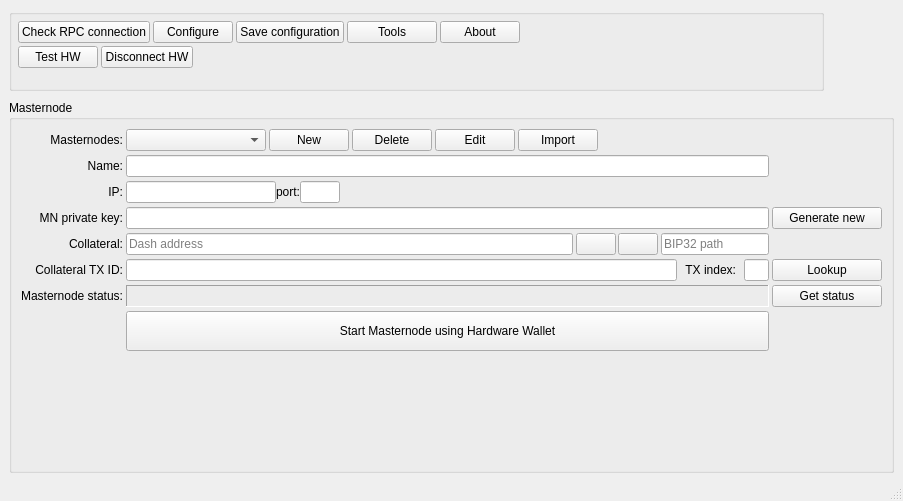
<?xml version="1.0" encoding="UTF-8"?>
<ui version="4.0">
 <class>MainWindow</class>
 <widget class="QMainWindow" name="MainWindow">
  <property name="geometry">
   <rect>
    <x>0</x>
    <y>0</y>
    <width>903</width>
    <height>501</height>
   </rect>
  </property>
  <property name="sizePolicy">
   <sizepolicy hsizetype="Preferred" vsizetype="Preferred">
    <horstretch>0</horstretch>
    <verstretch>1</verstretch>
   </sizepolicy>
  </property>
  <property name="windowTitle">
   <string>MainWindow</string>
  </property>
  <widget class="QWidget" name="centralwidget">
   <layout class="QGridLayout" name="gridLayout_3">
    <property name="bottomMargin">
     <number>6</number>
    </property>
    <item row="2" column="0" colspan="2">
     <widget class="QGroupBox" name="groupBox_3">
      <property name="sizePolicy">
       <sizepolicy hsizetype="Expanding" vsizetype="Expanding">
        <horstretch>1</horstretch>
        <verstretch>1</verstretch>
       </sizepolicy>
      </property>
      <property name="title">
       <string>Masternode</string>
      </property>
      <layout class="QHBoxLayout" name="horizontalLayout">
       <item>
        <layout class="QGridLayout" name="gridLayout_2">
         <property name="horizontalSpacing">
          <number>3</number>
         </property>
         <property name="verticalSpacing">
          <number>4</number>
         </property>
         <item row="0" column="1">
          <layout class="QHBoxLayout" name="horizontalLayout_4">
           <property name="spacing">
            <number>3</number>
           </property>
           <item>
            <widget class="QComboBox" name="cboMasternodes">
             <property name="sizePolicy">
              <sizepolicy hsizetype="Fixed" vsizetype="Fixed">
               <horstretch>0</horstretch>
               <verstretch>0</verstretch>
              </sizepolicy>
             </property>
             <property name="minimumSize">
              <size>
               <width>140</width>
               <height>0</height>
              </size>
             </property>
             <property name="maximumSize">
              <size>
               <width>150</width>
               <height>16777215</height>
              </size>
             </property>
             <property name="toolTip">
              <string>List of configured masternodes</string>
             </property>
             <property name="editable">
              <bool>false</bool>
             </property>
            </widget>
           </item>
           <item>
            <widget class="QPushButton" name="btnNewMn">
             <property name="sizePolicy">
              <sizepolicy hsizetype="Maximum" vsizetype="Fixed">
               <horstretch>0</horstretch>
               <verstretch>0</verstretch>
              </sizepolicy>
             </property>
             <property name="maximumSize">
              <size>
               <width>100</width>
               <height>16777215</height>
              </size>
             </property>
             <property name="toolTip">
              <string>Create a new Masternode configuration</string>
             </property>
             <property name="text">
              <string>New</string>
             </property>
            </widget>
           </item>
           <item>
            <widget class="QPushButton" name="btnDeleteMn">
             <property name="toolTip">
              <string>Delete current Masternode configuration</string>
             </property>
             <property name="text">
              <string>Delete</string>
             </property>
            </widget>
           </item>
           <item>
            <widget class="QPushButton" name="btnEditMn">
             <property name="sizePolicy">
              <sizepolicy hsizetype="Maximum" vsizetype="Fixed">
               <horstretch>0</horstretch>
               <verstretch>0</verstretch>
              </sizepolicy>
             </property>
             <property name="maximumSize">
              <size>
               <width>100</width>
               <height>16777215</height>
              </size>
             </property>
             <property name="toolTip">
              <string>Enable editing</string>
             </property>
             <property name="text">
              <string>Edit</string>
             </property>
            </widget>
           </item>
           <item>
            <widget class="QPushButton" name="btnImportMasternodesConf">
             <property name="toolTip">
              <string>Import Masternodes from masternode.conf file</string>
             </property>
             <property name="text">
              <string>Import</string>
             </property>
            </widget>
           </item>
           <item>
            <spacer name="horizontalSpacer">
             <property name="orientation">
              <enum>Qt::Horizontal</enum>
             </property>
             <property name="sizeHint" stdset="0">
              <size>
               <width>40</width>
               <height>20</height>
              </size>
             </property>
            </spacer>
           </item>
          </layout>
         </item>
         <item row="2" column="1">
          <layout class="QHBoxLayout" name="horizontalLayout_3">
           <item>
            <widget class="QLineEdit" name="edtMnIp">
             <property name="sizePolicy">
              <sizepolicy hsizetype="Expanding" vsizetype="Maximum">
               <horstretch>0</horstretch>
               <verstretch>0</verstretch>
              </sizepolicy>
             </property>
             <property name="minimumSize">
              <size>
               <width>0</width>
               <height>0</height>
              </size>
             </property>
             <property name="maximumSize">
              <size>
               <width>150</width>
               <height>16777215</height>
              </size>
             </property>
             <property name="toolTip">
              <string>The Masternode's IP address for incoming communication with other nodes</string>
             </property>
            </widget>
           </item>
           <item>
            <widget class="QLabel" name="label_11">
             <property name="text">
              <string>port:</string>
             </property>
            </widget>
           </item>
           <item>
            <widget class="QLineEdit" name="edtMnPort">
             <property name="sizePolicy">
              <sizepolicy hsizetype="Fixed" vsizetype="Maximum">
               <horstretch>0</horstretch>
               <verstretch>0</verstretch>
              </sizepolicy>
             </property>
             <property name="minimumSize">
              <size>
               <width>0</width>
               <height>0</height>
              </size>
             </property>
             <property name="maximumSize">
              <size>
               <width>40</width>
               <height>16777215</height>
              </size>
             </property>
             <property name="toolTip">
              <string>The Masternode's TCP port number for incoming communication with other nodes</string>
             </property>
            </widget>
           </item>
           <item>
            <spacer name="horizontalSpacer_2">
             <property name="orientation">
              <enum>Qt::Horizontal</enum>
             </property>
             <property name="sizeHint" stdset="0">
              <size>
               <width>40</width>
               <height>20</height>
              </size>
             </property>
            </spacer>
           </item>
          </layout>
         </item>
         <item row="5" column="1">
          <layout class="QHBoxLayout" name="horizontalLayout_7">
           <property name="spacing">
            <number>8</number>
           </property>
           <item>
            <widget class="QLineEdit" name="edtMnCollateralTx">
             <property name="sizePolicy">
              <sizepolicy hsizetype="Expanding" vsizetype="Maximum">
               <horstretch>0</horstretch>
               <verstretch>0</verstretch>
              </sizepolicy>
             </property>
             <property name="minimumSize">
              <size>
               <width>300</width>
               <height>0</height>
              </size>
             </property>
             <property name="maximumSize">
              <size>
               <width>16777215</width>
               <height>16777215</height>
              </size>
             </property>
             <property name="toolTip">
              <string>The collateral transaction hash from the 1000 Dash deposit</string>
             </property>
             <property name="text">
              <string/>
             </property>
            </widget>
           </item>
           <item>
            <widget class="QLabel" name="label_7">
             <property name="text">
              <string>TX index:</string>
             </property>
             <property name="alignment">
              <set>Qt::AlignRight|Qt::AlignTrailing|Qt::AlignVCenter</set>
             </property>
            </widget>
           </item>
           <item>
            <widget class="QLineEdit" name="edtMnCollateralTxIndex">
             <property name="maximumSize">
              <size>
               <width>25</width>
               <height>16777215</height>
              </size>
             </property>
             <property name="toolTip">
              <string>The collateral transaction's (unspent) output index with the 1000 Dash deposit (usally 0)</string>
             </property>
            </widget>
           </item>
          </layout>
         </item>
         <item row="4" column="1">
          <layout class="QHBoxLayout" name="layCollateral" stretch="1,0,0">
           <property name="spacing">
            <number>0</number>
           </property>
           <property name="topMargin">
            <number>0</number>
           </property>
           <property name="bottomMargin">
            <number>0</number>
           </property>
           <item>
            <widget class="QLineEdit" name="edtMnCollateralAddress">
             <property name="sizePolicy">
              <sizepolicy hsizetype="Expanding" vsizetype="Fixed">
               <horstretch>0</horstretch>
               <verstretch>0</verstretch>
              </sizepolicy>
             </property>
             <property name="minimumSize">
              <size>
               <width>0</width>
               <height>0</height>
              </size>
             </property>
             <property name="maximumSize">
              <size>
               <width>16777215</width>
               <height>16777215</height>
              </size>
             </property>
             <property name="toolTip">
              <string>Dash address of the 1000 Dash collateral, coverted from BIP32 path with hardware wallet.</string>
             </property>
             <property name="readOnly">
              <bool>false</bool>
             </property>
             <property name="placeholderText">
              <string>Dash address</string>
             </property>
            </widget>
           </item>
           <item>
            <layout class="QHBoxLayout" name="horizontalLayout_2" stretch="0,0">
             <property name="spacing">
              <number>2</number>
             </property>
             <property name="sizeConstraint">
              <enum>QLayout::SetDefaultConstraint</enum>
             </property>
             <property name="leftMargin">
              <number>3</number>
             </property>
             <property name="rightMargin">
              <number>3</number>
             </property>
             <item>
              <widget class="QPushButton" name="btnHwAddressToBip32">
               <property name="sizePolicy">
                <sizepolicy hsizetype="Preferred" vsizetype="Fixed">
                 <horstretch>0</horstretch>
                 <verstretch>0</verstretch>
                </sizepolicy>
               </property>
               <property name="minimumSize">
                <size>
                 <width>30</width>
                 <height>0</height>
                </size>
               </property>
               <property name="maximumSize">
                <size>
                 <width>10000</width>
                 <height>1000000</height>
                </size>
               </property>
               <property name="toolTip">
                <string>Convert Dash address to BIP32 path using hardware wallet</string>
               </property>
               <property name="text">
                <string/>
               </property>
               <property name="iconSize">
                <size>
                 <width>16</width>
                 <height>16</height>
                </size>
               </property>
              </widget>
             </item>
             <item>
              <widget class="QPushButton" name="btnHwBip32ToAddress">
               <property name="sizePolicy">
                <sizepolicy hsizetype="Preferred" vsizetype="Preferred">
                 <horstretch>0</horstretch>
                 <verstretch>0</verstretch>
                </sizepolicy>
               </property>
               <property name="minimumSize">
                <size>
                 <width>30</width>
                 <height>0</height>
                </size>
               </property>
               <property name="maximumSize">
                <size>
                 <width>10000000</width>
                 <height>10000000</height>
                </size>
               </property>
               <property name="toolTip">
                <string>Convert BIP32 path to Dash address using hardware wallet</string>
               </property>
               <property name="text">
                <string/>
               </property>
               <property name="iconSize">
                <size>
                 <width>16</width>
                 <height>16</height>
                </size>
               </property>
              </widget>
             </item>
            </layout>
           </item>
           <item alignment="Qt::AlignVCenter">
            <widget class="QLineEdit" name="edtMnCollateralBip32Path">
             <property name="sizePolicy">
              <sizepolicy hsizetype="Expanding" vsizetype="Fixed">
               <horstretch>0</horstretch>
               <verstretch>0</verstretch>
              </sizepolicy>
             </property>
             <property name="minimumSize">
              <size>
               <width>0</width>
               <height>0</height>
              </size>
             </property>
             <property name="maximumSize">
              <size>
               <width>16777215</width>
               <height>16777215</height>
              </size>
             </property>
             <property name="toolTip">
              <string>BIP32 path of the 1000 Dash collateral (e.g. 44'/5'/0'/0/0)</string>
             </property>
             <property name="placeholderText">
              <string>BIP32 path</string>
             </property>
            </widget>
           </item>
          </layout>
         </item>
         <item row="4" column="0">
          <widget class="QLabel" name="label_4">
           <property name="text">
            <string>Collateral:</string>
           </property>
           <property name="alignment">
            <set>Qt::AlignRight|Qt::AlignTrailing|Qt::AlignVCenter</set>
           </property>
          </widget>
         </item>
         <item row="3" column="0">
          <widget class="QLabel" name="label_9">
           <property name="text">
            <string>MN private key:</string>
           </property>
           <property name="alignment">
            <set>Qt::AlignRight|Qt::AlignTrailing|Qt::AlignVCenter</set>
           </property>
          </widget>
         </item>
         <item row="6" column="0">
          <widget class="QLabel" name="label_8">
           <property name="text">
            <string>Masternode status:</string>
           </property>
           <property name="alignment">
            <set>Qt::AlignRight|Qt::AlignTrailing|Qt::AlignVCenter</set>
           </property>
          </widget>
         </item>
         <item row="1" column="0">
          <widget class="QLabel" name="label_12">
           <property name="text">
            <string>Name:</string>
           </property>
           <property name="alignment">
            <set>Qt::AlignRight|Qt::AlignTrailing|Qt::AlignVCenter</set>
           </property>
          </widget>
         </item>
         <item row="1" column="1">
          <widget class="QLineEdit" name="edtMnName">
           <property name="sizePolicy">
            <sizepolicy hsizetype="Expanding" vsizetype="Maximum">
             <horstretch>0</horstretch>
             <verstretch>0</verstretch>
            </sizepolicy>
           </property>
           <property name="minimumSize">
            <size>
             <width>0</width>
             <height>0</height>
            </size>
           </property>
           <property name="maximumSize">
            <size>
             <width>16777215</width>
             <height>16777215</height>
            </size>
           </property>
           <property name="toolTip">
            <string>The Masternode's configuration name</string>
           </property>
          </widget>
         </item>
         <item row="5" column="0">
          <widget class="QLabel" name="label_6">
           <property name="text">
            <string>Collateral TX ID:</string>
           </property>
           <property name="alignment">
            <set>Qt::AlignRight|Qt::AlignTrailing|Qt::AlignVCenter</set>
           </property>
          </widget>
         </item>
         <item row="3" column="3">
          <widget class="QPushButton" name="btnGenerateMNPrivateKey">
           <property name="sizePolicy">
            <sizepolicy hsizetype="Maximum" vsizetype="Fixed">
             <horstretch>0</horstretch>
             <verstretch>0</verstretch>
            </sizepolicy>
           </property>
           <property name="minimumSize">
            <size>
             <width>110</width>
             <height>0</height>
            </size>
           </property>
           <property name="maximumSize">
            <size>
             <width>400</width>
             <height>16777215</height>
            </size>
           </property>
           <property name="toolTip">
            <string>Generate a new private key</string>
           </property>
           <property name="text">
            <string>Generate new</string>
           </property>
          </widget>
         </item>
         <item row="0" column="0">
          <widget class="QLabel" name="label_5">
           <property name="text">
            <string>Masternodes:</string>
           </property>
           <property name="alignment">
            <set>Qt::AlignRight|Qt::AlignTrailing|Qt::AlignVCenter</set>
           </property>
          </widget>
         </item>
         <item row="2" column="0">
          <widget class="QLabel" name="label_10">
           <property name="text">
            <string>IP:</string>
           </property>
           <property name="alignment">
            <set>Qt::AlignRight|Qt::AlignTrailing|Qt::AlignVCenter</set>
           </property>
          </widget>
         </item>
         <item row="7" column="0">
          <spacer name="verticalSpacer">
           <property name="orientation">
            <enum>Qt::Vertical</enum>
           </property>
           <property name="sizeType">
            <enum>QSizePolicy::Expanding</enum>
           </property>
           <property name="sizeHint" stdset="0">
            <size>
             <width>20</width>
             <height>20</height>
            </size>
           </property>
          </spacer>
         </item>
         <item row="3" column="1">
          <widget class="QLineEdit" name="edtMnPrivateKey">
           <property name="sizePolicy">
            <sizepolicy hsizetype="Expanding" vsizetype="Maximum">
             <horstretch>0</horstretch>
             <verstretch>0</verstretch>
            </sizepolicy>
           </property>
           <property name="minimumSize">
            <size>
             <width>0</width>
             <height>0</height>
            </size>
           </property>
           <property name="maximumSize">
            <size>
             <width>16777215</width>
             <height>16777215</height>
            </size>
           </property>
           <property name="toolTip">
            <string>Masternode's private key. Use your own or click the button &lt;Generate new&gt; to create a new and random private key with the use of 'bitcoin' library.</string>
           </property>
          </widget>
         </item>
         <item row="6" column="3">
          <widget class="QPushButton" name="btnRefreshMnStatus">
           <property name="toolTip">
            <string>Get Masternode's status</string>
           </property>
           <property name="text">
            <string>Get status</string>
           </property>
          </widget>
         </item>
         <item row="7" column="1">
          <layout class="QVBoxLayout" name="verticalLayout_3">
           <item>
            <layout class="QHBoxLayout" name="horizontalLayout_12" stretch="3">
             <property name="spacing">
              <number>2</number>
             </property>
             <item>
              <widget class="QPushButton" name="btnBroadcastMn">
               <property name="sizePolicy">
                <sizepolicy hsizetype="Minimum" vsizetype="Fixed">
                 <horstretch>0</horstretch>
                 <verstretch>0</verstretch>
                </sizepolicy>
               </property>
               <property name="minimumSize">
                <size>
                 <width>0</width>
                 <height>40</height>
                </size>
               </property>
               <property name="maximumSize">
                <size>
                 <width>16777215</width>
                 <height>200</height>
                </size>
               </property>
               <property name="toolTip">
                <string>Broadcast information about the Masternode</string>
               </property>
               <property name="text">
                <string>Start Masternode using Hardware Wallet</string>
               </property>
              </widget>
             </item>
            </layout>
           </item>
           <item>
            <spacer name="verticalSpacer_2">
             <property name="orientation">
              <enum>Qt::Vertical</enum>
             </property>
             <property name="sizeHint" stdset="0">
              <size>
               <width>20</width>
               <height>40</height>
              </size>
             </property>
            </spacer>
           </item>
          </layout>
         </item>
         <item row="5" column="3">
          <widget class="QPushButton" name="btnFindCollateral">
           <property name="sizePolicy">
            <sizepolicy hsizetype="Minimum" vsizetype="Fixed">
             <horstretch>0</horstretch>
             <verstretch>0</verstretch>
            </sizepolicy>
           </property>
           <property name="minimumSize">
            <size>
             <width>0</width>
             <height>0</height>
            </size>
           </property>
           <property name="toolTip">
            <string>Find collateral transaction</string>
           </property>
           <property name="text">
            <string>Lookup</string>
           </property>
          </widget>
         </item>
         <item row="6" column="1">
          <widget class="QLabel" name="lblMnStatus">
           <property name="frameShape">
            <enum>QFrame::Panel</enum>
           </property>
           <property name="frameShadow">
            <enum>QFrame::Sunken</enum>
           </property>
           <property name="lineWidth">
            <number>1</number>
           </property>
           <property name="text">
            <string/>
           </property>
           <property name="wordWrap">
            <bool>true</bool>
           </property>
          </widget>
         </item>
        </layout>
       </item>
      </layout>
     </widget>
    </item>
    <item row="1" column="0" colspan="2">
     <layout class="QHBoxLayout" name="horizontalLayout_11" stretch="1,0">
      <property name="sizeConstraint">
       <enum>QLayout::SetMinimumSize</enum>
      </property>
      <property name="bottomMargin">
       <number>3</number>
      </property>
      <item>
       <widget class="QGroupBox" name="groupBox">
        <property name="sizePolicy">
         <sizepolicy hsizetype="Preferred" vsizetype="Fixed">
          <horstretch>0</horstretch>
          <verstretch>0</verstretch>
         </sizepolicy>
        </property>
        <property name="title">
         <string/>
        </property>
        <property name="flat">
         <bool>false</bool>
        </property>
        <property name="checkable">
         <bool>false</bool>
        </property>
        <layout class="QVBoxLayout" name="verticalLayout_2">
         <property name="spacing">
          <number>0</number>
         </property>
         <property name="leftMargin">
          <number>6</number>
         </property>
         <property name="topMargin">
          <number>3</number>
         </property>
         <property name="rightMargin">
          <number>3</number>
         </property>
         <property name="bottomMargin">
          <number>3</number>
         </property>
         <item>
          <layout class="QHBoxLayout" name="layButtons">
           <property name="spacing">
            <number>3</number>
           </property>
           <property name="topMargin">
            <number>3</number>
           </property>
           <item>
            <widget class="QPushButton" name="btnCheckConnection">
             <property name="sizePolicy">
              <sizepolicy hsizetype="Preferred" vsizetype="Minimum">
               <horstretch>0</horstretch>
               <verstretch>0</verstretch>
              </sizepolicy>
             </property>
             <property name="minimumSize">
              <size>
               <width>0</width>
               <height>0</height>
              </size>
             </property>
             <property name="maximumSize">
              <size>
               <width>16777215</width>
               <height>16777215</height>
              </size>
             </property>
             <property name="toolTip">
              <string>Check connection with Dash daemon</string>
             </property>
             <property name="text">
              <string>Check RPC connection</string>
             </property>
            </widget>
           </item>
           <item>
            <widget class="QPushButton" name="btnConfiguration">
             <property name="sizePolicy">
              <sizepolicy hsizetype="Fixed" vsizetype="Minimum">
               <horstretch>0</horstretch>
               <verstretch>0</verstretch>
              </sizepolicy>
             </property>
             <property name="minimumSize">
              <size>
               <width>0</width>
               <height>0</height>
              </size>
             </property>
             <property name="maximumSize">
              <size>
               <width>16777215</width>
               <height>16777215</height>
              </size>
             </property>
             <property name="toolTip">
              <string>Open configuration window of communication with a Dash daemon</string>
             </property>
             <property name="text">
              <string>Configure</string>
             </property>
             <property name="iconSize">
              <size>
               <width>12</width>
               <height>12</height>
              </size>
             </property>
            </widget>
           </item>
           <item>
            <widget class="QPushButton" name="btnSaveConfiguration">
             <property name="sizePolicy">
              <sizepolicy hsizetype="Preferred" vsizetype="Minimum">
               <horstretch>0</horstretch>
               <verstretch>0</verstretch>
              </sizepolicy>
             </property>
             <property name="minimumSize">
              <size>
               <width>0</width>
               <height>0</height>
              </size>
             </property>
             <property name="maximumSize">
              <size>
               <width>16777215</width>
               <height>16777215</height>
              </size>
             </property>
             <property name="text">
              <string>Save configuration</string>
             </property>
            </widget>
           </item>
           <item>
            <widget class="QPushButton" name="btnActions">
             <property name="sizePolicy">
              <sizepolicy hsizetype="Fixed" vsizetype="Fixed">
               <horstretch>0</horstretch>
               <verstretch>0</verstretch>
              </sizepolicy>
             </property>
             <property name="minimumSize">
              <size>
               <width>90</width>
               <height>0</height>
              </size>
             </property>
             <property name="text">
              <string>Tools</string>
             </property>
            </widget>
           </item>
           <item>
            <widget class="QPushButton" name="btnAbout">
             <property name="sizePolicy">
              <sizepolicy hsizetype="Preferred" vsizetype="Minimum">
               <horstretch>0</horstretch>
               <verstretch>0</verstretch>
              </sizepolicy>
             </property>
             <property name="minimumSize">
              <size>
               <width>0</width>
               <height>0</height>
              </size>
             </property>
             <property name="maximumSize">
              <size>
               <width>100000</width>
               <height>100000</height>
              </size>
             </property>
             <property name="baseSize">
              <size>
               <width>0</width>
               <height>0</height>
              </size>
             </property>
             <property name="autoFillBackground">
              <bool>false</bool>
             </property>
             <property name="text">
              <string>About</string>
             </property>
             <property name="flat">
              <bool>false</bool>
             </property>
            </widget>
           </item>
           <item>
            <spacer name="horizontalSpacer_4">
             <property name="orientation">
              <enum>Qt::Horizontal</enum>
             </property>
             <property name="sizeHint" stdset="0">
              <size>
               <width>40</width>
               <height>20</height>
              </size>
             </property>
            </spacer>
           </item>
          </layout>
         </item>
         <item>
          <layout class="QHBoxLayout" name="layHardwareWallet">
           <property name="spacing">
            <number>3</number>
           </property>
           <property name="leftMargin">
            <number>0</number>
           </property>
           <property name="topMargin">
            <number>3</number>
           </property>
           <property name="bottomMargin">
            <number>3</number>
           </property>
           <item>
            <widget class="QPushButton" name="btnHwCheck">
             <property name="toolTip">
              <string>Check Hardware Wallet connection</string>
             </property>
             <property name="text">
              <string>Test HW</string>
             </property>
             <property name="iconSize">
              <size>
               <width>12</width>
               <height>12</height>
              </size>
             </property>
             <property name="shortcut">
              <string/>
             </property>
            </widget>
           </item>
           <item>
            <widget class="QPushButton" name="btnHwDisconnect">
             <property name="toolTip">
              <string>Close Hardware Wallet session </string>
             </property>
             <property name="text">
              <string>Disconnect HW</string>
             </property>
            </widget>
           </item>
           <item>
            <spacer name="horizontalSpacer_3">
             <property name="orientation">
              <enum>Qt::Horizontal</enum>
             </property>
             <property name="sizeHint" stdset="0">
              <size>
               <width>40</width>
               <height>20</height>
              </size>
             </property>
            </spacer>
           </item>
          </layout>
         </item>
         <item>
          <layout class="QHBoxLayout" name="layMessage">
           <property name="spacing">
            <number>0</number>
           </property>
           <property name="leftMargin">
            <number>0</number>
           </property>
           <property name="bottomMargin">
            <number>0</number>
           </property>
           <item>
            <widget class="QLabel" name="lblMessage">
             <property name="text">
              <string/>
             </property>
             <property name="wordWrap">
              <bool>true</bool>
             </property>
             <property name="margin">
              <number>0</number>
             </property>
             <property name="openExternalLinks">
              <bool>true</bool>
             </property>
            </widget>
           </item>
          </layout>
         </item>
        </layout>
       </widget>
      </item>
      <item>
       <layout class="QHBoxLayout" name="horizontalLayout_13">
        <property name="spacing">
         <number>3</number>
        </property>
        <property name="sizeConstraint">
         <enum>QLayout::SetMinimumSize</enum>
        </property>
        <property name="topMargin">
         <number>0</number>
        </property>
        <item>
         <widget class="QLabel" name="lblAbout">
          <property name="sizePolicy">
           <sizepolicy hsizetype="Minimum" vsizetype="Minimum">
            <horstretch>0</horstretch>
            <verstretch>0</verstretch>
           </sizepolicy>
          </property>
          <property name="minimumSize">
           <size>
            <width>64</width>
            <height>64</height>
           </size>
          </property>
          <property name="maximumSize">
           <size>
            <width>64</width>
            <height>64</height>
           </size>
          </property>
          <property name="text">
           <string/>
          </property>
         </widget>
        </item>
       </layout>
      </item>
     </layout>
    </item>
   </layout>
  </widget>
  <widget class="QStatusBar" name="statusBar"/>
 </widget>
 <tabstops>
  <tabstop>cboMasternodes</tabstop>
  <tabstop>edtMnName</tabstop>
  <tabstop>edtMnIp</tabstop>
  <tabstop>edtMnPort</tabstop>
  <tabstop>edtMnPrivateKey</tabstop>
  <tabstop>edtMnCollateralAddress</tabstop>
  <tabstop>edtMnCollateralBip32Path</tabstop>
  <tabstop>edtMnCollateralTx</tabstop>
  <tabstop>edtMnCollateralTxIndex</tabstop>
  <tabstop>btnNewMn</tabstop>
  <tabstop>btnImportMasternodesConf</tabstop>
  <tabstop>btnEditMn</tabstop>
  <tabstop>btnHwAddressToBip32</tabstop>
  <tabstop>btnHwBip32ToAddress</tabstop>
  <tabstop>btnDeleteMn</tabstop>
  <tabstop>btnGenerateMNPrivateKey</tabstop>
  <tabstop>btnRefreshMnStatus</tabstop>
  <tabstop>btnBroadcastMn</tabstop>
  <tabstop>btnFindCollateral</tabstop>
  <tabstop>btnCheckConnection</tabstop>
  <tabstop>btnConfiguration</tabstop>
  <tabstop>btnSaveConfiguration</tabstop>
  <tabstop>btnActions</tabstop>
  <tabstop>btnAbout</tabstop>
  <tabstop>btnHwCheck</tabstop>
  <tabstop>btnHwDisconnect</tabstop>
 </tabstops>
 <resources/>
 <connections/>
</ui>
